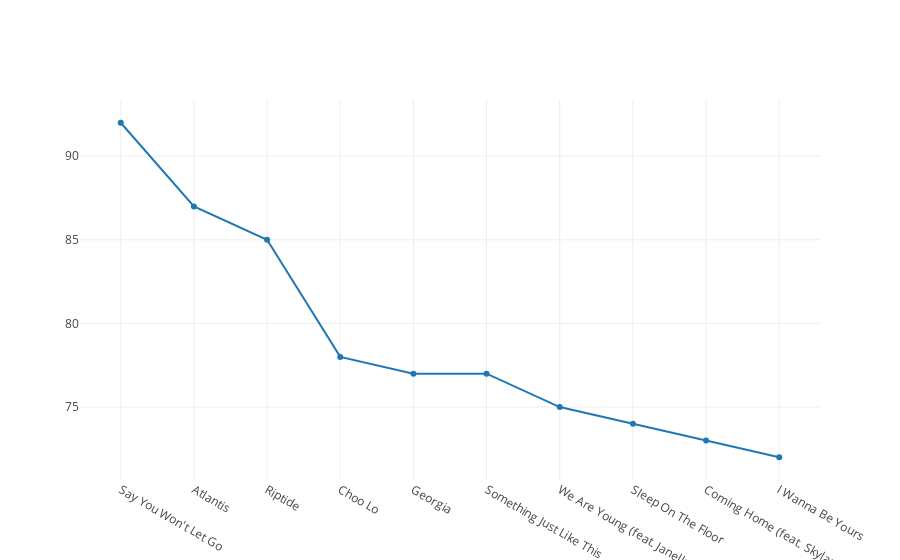

The notebook cell this image was saved under:
### Code cell
iplot([go.Scatter(x=top_songs[:10], y=count_top_songs[:10])])

### Figure 1 — Plotly figure (JSON) as saved in the notebook; plotly's stock layout.template omitted (floating-point values rounded to 4 significant figures)
{"data": [{"type": "scatter", "uid": "7c40a0e6-868c-11e8-9c3d-2c6e85a78717", "x": ["Say You Won't Let Go", "Atlantis", "Riptide", "Choo Lo", "Georgia", "Something Just Like This", "We Are Young (feat. Janelle Monáe)", "Sleep On The Floor", "Coming Home (feat. Skylar Grey)", "I Wanna Be Yours"], "y": [92, 87, 85, 78, 77, 77, 75, 74, 73, 72]}], "layout": {}}
